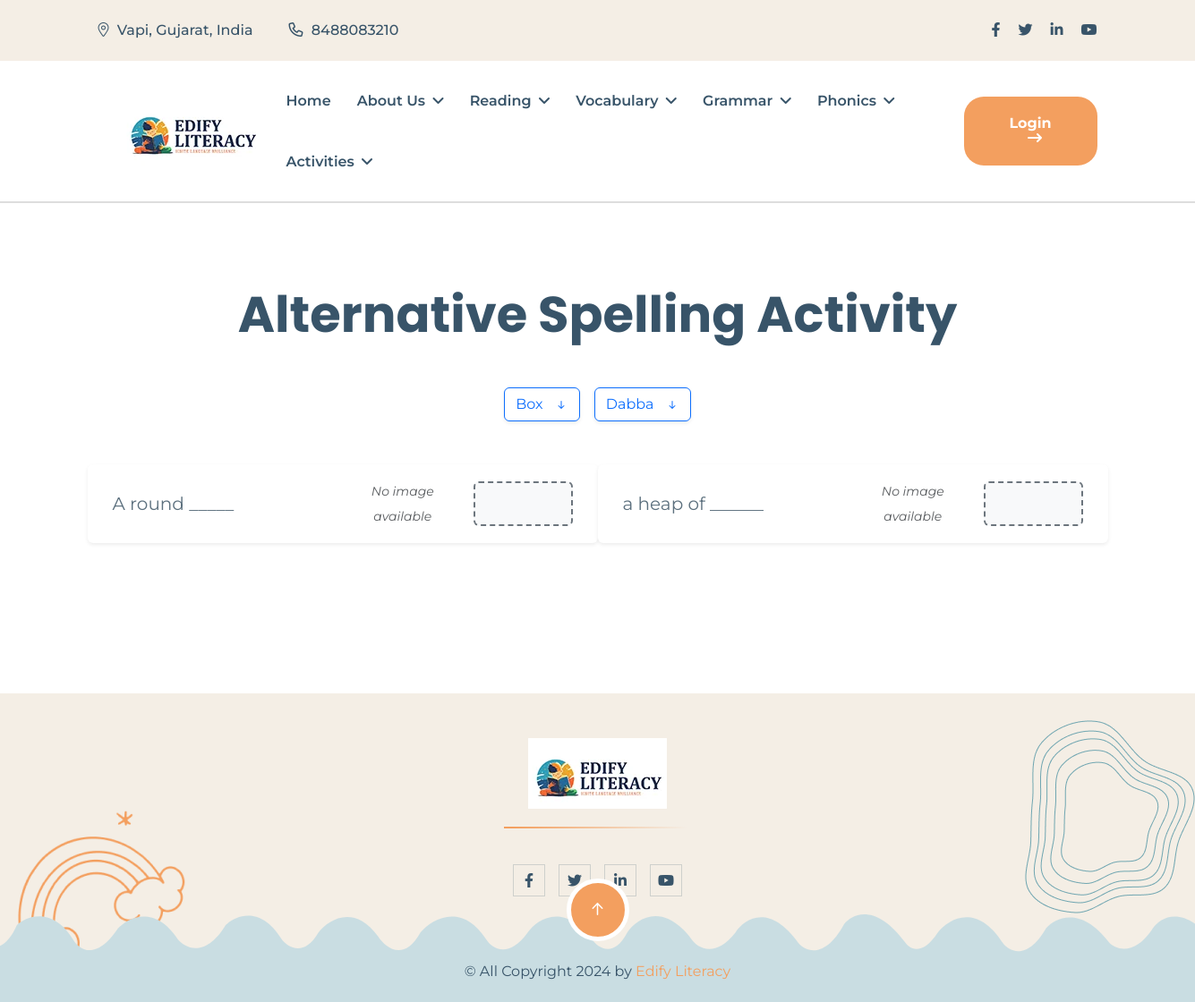
Page /alternative-spelling/detail/sadsad/ on the earlier database version.
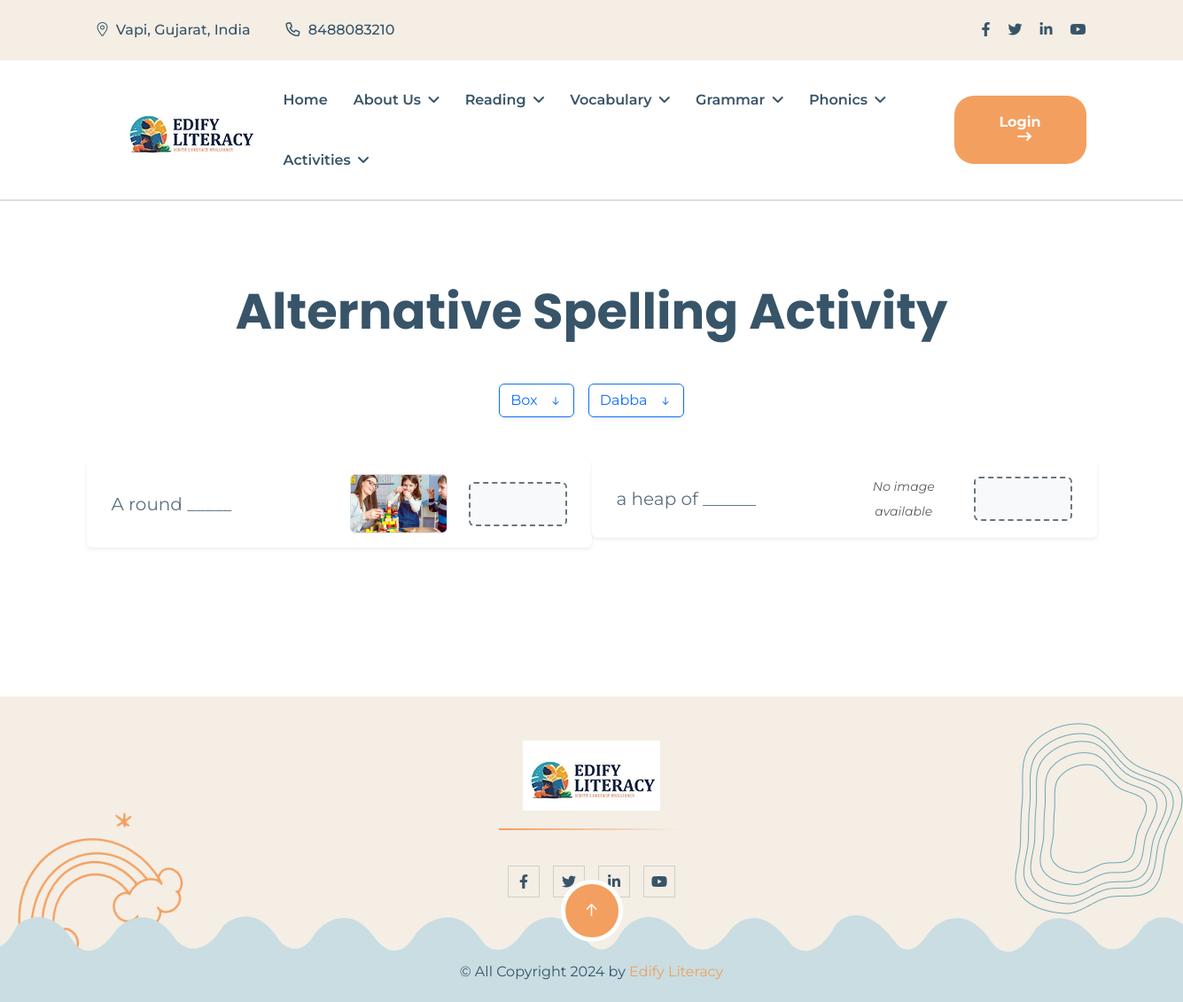
Same page on the later database version.
### phonics/models.py (models this page shows, shortened)
class AlternativeSpellingWord(models.Model):
    alternative_spelling = models.ForeignKey(
        AlternativeSpelling,
        on_delete=models.CASCADE,
        related_name='alternative_spelling_words'
    )
    sentence = models.TextField()
    image = models.ImageField(upload_to='alternative_spelling/images/', blank=True, null=True)
    answer = models.CharField(max_length=255)
    audio = models.FileField(upload_to='alternative_spelling/audio/', blank=True, null=True)

### phonics/views.py (the view)
# urls.py: path('alternative-spelling/detail/<slug:slug>/', alternative_spelling_detail, name='alternative_spelling_detail'),
def alternative_spelling_detail(request, slug):
    alternative_spelling = get_object_or_404(AlternativeSpelling, slug=slug)
    alternative_spelling_words = AlternativeSpellingWord.objects.filter(alternative_spelling=alternative_spelling)
    return render(request, 'phonics/alternative_spelling_detail.html', {
        'alternative_spelling': alternative_spelling,
        'alternative_spelling_words': alternative_spelling_words,
    })

### core/context_processors.py (called while the page is built)
def categories_processor(request):
    categories = Category.objects.filter(reading__isnull=False).distinct().prefetch_related('reading_set')
    return {
        'header_categories': categories
    }

def expression_groups(request):
    return {
        'expression_groups': ExpressionGroup.objects.all()
    }

def phases(request):
    phases = Phase.objects.all()
    return {
        'phases': phases
    }

def activities(request):
    categories = Category.objects.filter(activities__isnull=False).distinct().prefetch_related('activities')
    return {'categories': categories}

def grammar_categories(request):
    categories = Category.objects.filter(grammar_categories__isnull=False).distinct().prefetch_related('grammar_categories')
    return {'gcategories': categories}

### core/models.py (called while the page is built)
    def __str__(self):
        return self.name

### core/templates/phonics/alternative_spelling_detail.html (shortened to what this page needs)
{% extends 'base.html' %}
{% block content %}
{% load static %}
{% load custom_filters %}
<section class="program-details-section fix section-padding" style="margin-top: 150px;">
<div class="container py-5">
  <h1 class="display-4 fw-bold text-center mb-5">
    Alternative Spelling Activity<br>
  </h1>
  <div class="d-flex flex-wrap gap-3 justify-content-center mb-5">
    {% for word in alternative_spelling_words %}
      <button
        type="button"
        class="btn btn-outline-primary answer-btn shadow-sm"
        draggable="true"
        data-answer="{{ word.answer }}"
        data-word-id="{{ word.id }}"
        aria-label="Drag and drop {{ word.answer }}"
      >
        {{ word.answer|title }}
        <svg xmlns="http://www.w3.org/2000/svg" class="ms-2" width="16" height="16" fill="currentColor" viewBox="0 0 16 16">
          <path d="M8 3a.5.5 0 0 1 .5.5v6.793l2.146-2.147a.5.5 0 0 1 .708.708l-3 3a.498.498 0 0 1-.708 0l-3-3a.5.5 0 1 1 .708-.708L7.5 10.293V3.5A.5.5 0 0 1 8 3z"/>
        </svg>
      </button>
    {% endfor %}
  </div>
  <div class="row gy-4">
    {% for word in alternative_spelling_words %}
      <div class="col-6">
        <div class="row align-items-center shadow-sm rounded p-3 bg-white">
          <div class="col-md-6">
            <p class="mb-0 fs-5">{{ word.sentence|linebreaksbr }}</p>
          </div>
          <div class="col-md-3 text-center">
            {% if word.image %}
              <img src="{{ word.image.url }}" alt="{{ word.answer|title }}" class="img-fluid rounded border" style="max-height: 150px; object-fit: contain;">
            {% else %}
              <div class="text-muted fst-italic small">No image available</div>
            {% endif %}
          </div>
          <div class="col-md-3 d-flex justify-content-center">
            <div
              class="drop-box w-100"
              role="textbox"
              tabindex="0"
              aria-label="Drop answer here"
              data-word-id="{{ word.id }}"
              data-correct-answer="{{ word.answer }}"
            ></div>
          </div>
        </div>
      </div>
    {% endfor %}
  </div>
</div>
</section>
{% endblock %}

Differences in the rows shown:
changed AlternativeSpellingWord "A round _____": image: picture added; no longer shows "No image available"
